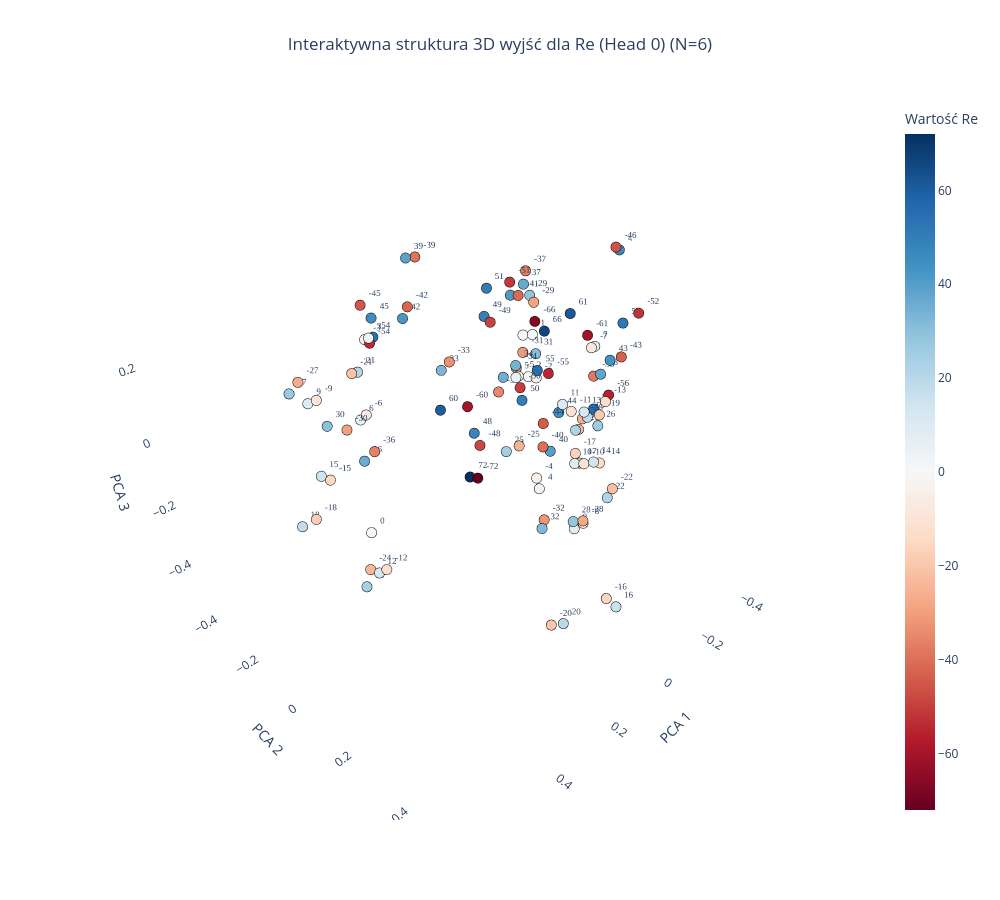
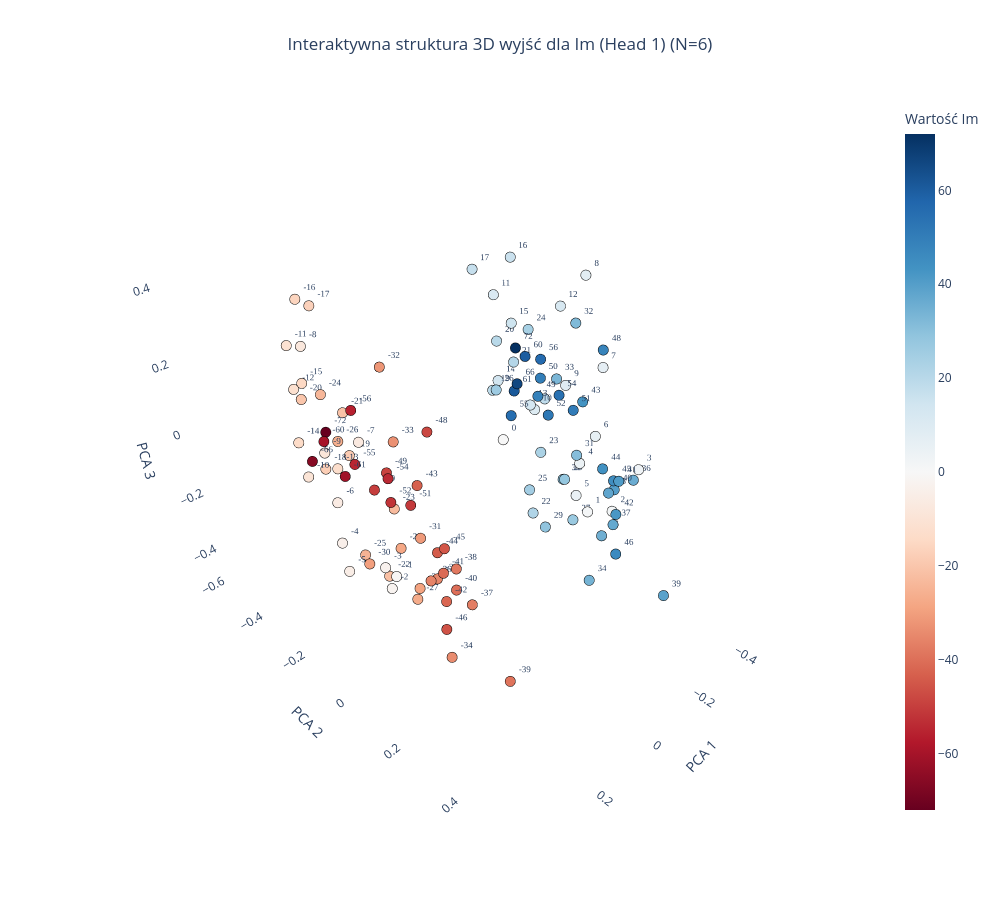

The notebook cell these images were saved under, in order:
### Code cell
plot_output_head_plotly_3d(model, N=N, head_idx=0)

plot_output_head_plotly_3d(model, N=N, head_idx=1)

### Figure 1 — Plotly figure (JSON) as saved in the notebook; plotly's stock layout.template omitted (floating-point values rounded to 4 significant figures)
{"data": [{"hoverinfo": "text", "hovertext": ["Token ID: 0<br>Wartość algebraiczna: -72", "Token ID: 6<br>Wartość algebraiczna: -66", "Token ID: 11<br>Wartość algebraiczna: -61", "Token ID: 12<br>Wartość algebraiczna: -60", "Token ID: 16<br>Wartość algebraiczna: -56", "Token ID: 17<br>Wartość algebraiczna: -55", "Token ID: 18<br>Wartość algebraiczna: -54", "Token ID: 20<br>Wartość algebraiczna: -52", "Token ID: 21<br>Wartość algebraiczna: -51", "Token ID: 22<br>Wartość algebraiczna: -50", "Token ID: 23<br>Wartość algebraiczna: -49", "Token ID: 24<br>Wartość algebraiczna: -48", "Token ID: 26<br>Wartość algebraiczna: -46", "Token ID: 27<br>Wartość algebraiczna: -45", "Token ID: 28<br>Wartość algebraiczna: -44", "Token ID: 29<br>Wartość algebraiczna: -43", "Token ID: 30<br>Wartość algebraiczna: -42", "Token ID: 31<br>Wartość algebraiczna: -41", "Token ID: 32<br>Wartość algebraiczna: -40", "Token ID: 33<br>Wartość algebraiczna: -39", "Token ID: 34<br>Wartość algebraiczna: -38", "Token ID: 35<br>Wartość algebraiczna: -37", "Token ID: 36<br>Wartość algebraiczna: -36", "Token ID: 37<br>Wartość algebraiczna: -35", "Token ID: 38<br>Wartość algebraiczna: -34", "Token ID: 39<br>Wartość algebraiczna: -33", "Token ID: 40<br>Wartość algebraiczna: -32", "Token ID: 41<br>Wartość algebraiczna: -31", "Token ID: 42<br>Wartość algebraiczna: -30", "Token ID: 43<br>Wartość algebraiczna: -29", "Token ID: 44<br>Wartość algebraiczna: -28", "Token ID: 45<br>Wartość algebraiczna: -27", "Token ID: 46<br>Wartość algebraiczna: -26", "Token ID: 47<br>Wartość algebraiczna: -25", "Token ID: 48<br>Wartość algebraiczna: -24", "Token ID: 49<br>Wartość algebraiczna: -23", "Token ID: 50<br>Wartość algebraiczna: -22", "Token ID: 51<br>Wartość algebraiczna: -21", "Token ID: 52<br>Wartość algebraiczna: -20", "Token ID: 53<br>Wartość algebraiczna: -19", "Token ID: 54<br>Wartość algebraiczna: -18", "Token ID: 55<br>Wartość algebraiczna: -17", "Token ID: 56<br>Wartość algebraiczna: -16", "Token ID: 57<br>Wartość algebraiczna: -15", "Token ID: 58<br>Wartość algebraiczna: -14", "Token ID: 59<br>Wartość algebraiczna: -13", "Token ID: 60<br>Wartość algebraiczna: -12", "Token ID: 61<br>Wartość algebraiczna: -11", "Token ID: 62<br>Wartość algebraiczna: -10", "Token ID: 63<br>Wartość algebraiczna: -9", "Token ID: 64<br>Wartość algebraiczna: -8", "Token ID: 65<br>Wartość algebraiczna: -7", "Token ID: 66<br>Wartość algebraiczna: -6", "Token ID: 67<br>Wartość algebraiczna: -5", "Token ID: 68<br>Wartość algebraiczna: -4", "Token ID: 69<br>Wartość algebraiczna: -3", "Token ID: 70<br>Wartość algebraiczna: -2", "Token ID: 71<br>Wartość algebraiczna: -1", "Token ID: 72<br>Wartość algebraiczna: 0", "Token ID: 73<br>Wartość algebraiczna: 1", "Token ID: 74<br>Wartość algebraiczna: 2", "Token ID: 75<br>Wartość algebraiczna: 3", "Token ID: 76<br>Wartość algebraiczna: 4", "Token ID: 77<br>Wartość algebraiczna: 5", "Token ID: 78<br>Wartość algebraiczna: 6", "Token ID: 79<br>Wartość algebraiczna: 7", "Token ID: 80<br>Wartość algebraiczna: 8", "Token ID: 81<br>Wartość algebraiczna: 9", "Token ID: 82<br>Wartość algebraiczna: 10", "Token ID: 83<br>Wartość algebraiczna: 11", "Token ID: 84<br>Wartość algebraiczna: 12", "Token ID: 85<br>Wartość algebraiczna: 13", "Token ID: 86<br>Wartość algebraiczna: 14", "Token ID: 87<br>Wartość algebraiczna: 15", "Token ID: 88<br>Wartość algebraiczna: 16", "Token ID: 89<br>Wartość algebraiczna: 17", "Token ID: 90<br>Wartość algebraiczna: 18", "Token ID: 91<br>Wartość algebraiczna: 19", "Token ID: 92<br>Wartość algebraiczna: 20", "Token ID: 93<br>Wartość algebraiczna: 21", "Token ID: 94<br>Wartość algebraiczna: 22", "Token ID: 95<br>Wartość algebraiczna: 23", "Token ID: 96<br>Wartość algebraiczna: 24", "Token ID: 97<br>Wartość algebraiczna: 25", "Token ID: 98<br>Wartość algebraiczna: 26", "Token ID: 99<br>Wartość algebraiczna: 27", "Token ID: 100<br>Wartość algebraiczna: 28", "Token ID: 101<br>Wartość algebraiczna: 29", "Token ID: 102<br>Wartość algebraiczna: 30", "Token ID: 103<br>Wartość algebraiczna: 31", "Token ID: 104<br>Wartość algebraiczna: 32", "Token ID: 105<br>Wartość algebraiczna: 33", "Token ID: 106<br>Wartość algebraiczna: 34", "Token ID: 107<br>Wartość algebraiczna: 35", "Token ID: 108<br>Wartość algebraiczna: 36", "Token ID: 109<br>Wartość algebraiczna: 37", "Token ID: 110<br>Wartość algebraiczna: 38", "Token ID: 111<br>Wartość algebraiczna: 39", "Token ID: 112<br>Wartość algebraiczna: 40", "Token ID: 113<br>Wartość algebraiczna: 41", "Token ID: 114<br>Wartość algebraiczna: 42", "Token ID: 115<br>Wartość algebraiczna: 43", "Token ID: 116<br>Wartość algebraiczna: 44", "Token ID: 117<br>Wartość algebraiczna: 45", "Token ID: 118<br>Wartość algebraiczna: 46", "Token ID: 120<br>Wartość algebraiczna: 48", "Token ID: 121<br>Wartość algebraiczna: 49", "Token ID: 122<br>Wartość algebraiczna: 50", "Token ID: 123<br>Wartość algebraiczna: 51", "Token ID: 124<br>Wartość algebraiczna: 52", "Token ID: 126<br>Wartość algebraiczna: 54", "Token ID: 127<br>Wartość algebraiczna: 55", "Token ID: 128<br>Wartość algebraiczna: 56", "Token ID: 132<br>Wartość algebraiczna: 60", "Token ID: 133<br>Wartość algebraiczna: 61", "Token ID: 138<br>Wartość algebraiczna: 66", "Token ID: 144<br>Wartość algebraiczna: 72"], "marker": {"color": [-72, -66, -61, -60, -56, -55, -54, -52, -51, -50, -49, -48, -46, -45, -44, -43, -42, -41, -40, -39, -38, -37, -36, -35, -34, -33, -32, -31, -30, -29, -28, -27, -26, -25, -24, -23, -22, -21, -20, -19, -18, -17, -16, -15, -14, -13, -12, -11, -10, -9, -8, -7, -6, -5, -4, -3, -2, -1, 0, 1, 2, 3, 4, 5, 6, 7, 8, 9, 10, 11, 12, 13, 14, 15, 16, 17, 18, 19, 20, 21, 22, 23, 24, 25, 26, 27, 28, 29, 30, 31, 32, 33, 34, 35, 36, 37, 38, 39, 40, 41, 42, 43, 44, 45, 46, 48, 49, 50, 51, 52, 54, 55, 56, 60, 61, 66, 72], "colorbar": {"title": {"text": "Wartość Re"}}, "colorscale": [[0, "rgb(103,0,31)"], [0.1, "rgb(178,24,43)"], [0.2, "rgb(214,96,77)"], [0.3, "rgb(244,165,130)"], [0.4, "rgb(253,219,199)"], [0.5, "rgb(247,247,247)"], [0.6, "rgb(209,229,240)"], [0.7, "rgb(146,197,222)"], [0.8, "rgb(67,147,195)"], [0.9, "rgb(33,102,172)"], [1, "rgb(5,48,97)"]], "line": {"color": "Black", "width": 1}, "showscale": true, "size": 6}, "mode": "markers+text", "text": ["-72", "-66", "-61", "-60", "-56", "-55", "-54", "-52", "-51", "-50", "-49", "-48", "-46", "-45", "-44", "-43", "-42", "-41", "-40", "-39", "-38", "-37", "-36", "-35", "-34", "-33", "-32", "-31", "-30", "-29", "-28", "-27", "-26", "-25", "-24", "-23", "-22", "-21", "-20", "-19", "-18", "-17", "-16", "-15", "-14", "-13", "-12", "-11", "-10", "-9", "-8", "-7", "-6", "-5", "-4", "-3", "-2", "-1", "0", "1", "2", "3", "4", "5", "6", "7", "8", "9", "10", "11", "12", "13", "14", "15", "16", "17", "18", "19", "20", "21", "22", "23", "24", "25", "26", "27", "28", "29", "30", "31", "32", "33", "34", "35", "36", "37", "38", "39", "40", "41", "42", "43", "44", "45", "46", "48", "49", "50", "51", "52", "54", "55", "56", "60", "61", "66", "72"], "textfont": {"family": "Arial Black", "size": 9}, "textposition": "top right", "type": "scatter3d", "x": [0.006444, -0.1754, -0.2287, -0.04018, -0.3818, -0.1141, 0.1211, -0.398, -0.2272, -0.0886, -0.04923, -0.2348, -0.4003, 0.07536, -0.268, -0.3754, -0.01457, -0.2732, -0.2726, -0.09401, -0.3532, -0.2751, 0.1256, -0.0442, 0.01843, 0.005248, -0.2246, -0.09231, 0.3908, -0.006468, -0.04382, 0.4639, -0.0236, 0.1997, 0.3422, 0.05134, 0.2143, 0.3568, 0.222, 0.04495, 0.6084, 0.0904, -0.03031, 0.535, 0.129, 0.08724, 0.3406, 0.0009366, 0.118, 0.4163, -0.2342, -0.1983, 0.2444, 0.05705, -0.1, 0.1119, -0.146, -0.1631, 0.1968, -0.1603, -0.1338, 0.1191, -0.09435, 0.06265, 0.2591, -0.215, -0.2227, 0.4256, 0.1267, 0.005307, 0.3576, 0.1158, 0.1382, 0.5424, -0.04571, 0.1051, 0.6276, 0.06868, 0.1768, 0.3428, 0.2252, 0.0739, 0.3672, 0.2222, -0.02878, 0.4875, -0.03474, -0.01261, 0.421, -0.1169, -0.2031, 0.02496, 0.02505, -0.07235, 0.1458, -0.2638, -0.362, -0.07303, -0.3062, -0.2748, 0.0006615, -0.3489, -0.3367, 0.04709, -0.4218, -0.2341, -0.05595, -0.1345, -0.189, -0.3932, 0.1006, -0.1191, -0.3527, -0.0159, -0.2164, -0.1769, -0.002057], "y": [-0.07047, -0.04372, 0.08853, -0.1567, 0.06294, 0.06208, -0.3597, 0.1209, -0.1832, -0.009792, -0.08187, -0.3031, 0.02715, -0.4487, -0.07609, 0.09661, -0.3595, -0.1933, -0.0764, -0.4122, 0.02654, -0.1707, -0.3719, -0.04437, 0.07249, -0.1769, -0.01687, -0.007597, -0.1146, 0.09737, 0.2609, -0.1787, 0.2478, 0.2516, -0.143, 0.2963, 0.5147, -0.1218, 0.3913, 0.3451, 0.0552, 0.3223, 0.3676, 0.01356, 0.4176, 0.3876, -0.07314, 0.2326, 0.3687, -0.1879, 0.1224, 0.1266, -0.2344, 0.1143, 0.05121, -0.3927, -0.005532, -0.07236, -0.3246, -0.03715, -0.02263, -0.3652, 0.0675, 0.1121, -0.24, 0.1241, 0.1007, -0.2108, 0.3504, 0.2091, -0.08339, 0.3564, 0.4087, -0.008648, 0.3902, 0.3473, 0.02822, 0.3308, 0.3917, -0.1184, 0.5125, 0.3054, -0.1323, 0.2346, 0.2906, -0.1836, 0.2369, 0.07896, -0.1488, 0.01435, -0.005505, -0.1873, 0.07597, -0.05517, -0.3969, -0.1667, 0.04319, -0.4264, -0.07531, -0.2241, -0.3641, 0.07976, -0.07626, -0.4422, 0.02317, -0.3278, -0.1101, -0.04261, -0.2327, 0.07806, -0.3701, 0.0202, 0.03647, -0.2404, 0.03791, -0.01147, -0.1097], "z": [-0.2591, 0.1625, 0.1511, -0.08608, -0.1011, 0.07564, 0.09236, 0.1662, 0.2117, 0.015, 0.191, -0.3786, 0.3197, 0.1568, -0.2078, 0.03603, 0.1517, 0.1549, -0.2929, 0.2548, -0.04285, 0.2332, -0.2598, 0.006233, 0.148, 0.06225, -0.5098, 0.1177, 0.05723, 0.3182, -0.2487, 0.1884, 0.0645, 0.09726, -0.4283, 0.09208, 0.1288, 0.1907, -0.3363, 0.1496, 0.01341, 0.05803, -0.4406, 0.05539, 0.09954, 0.2202, -0.384, 0.08922, 0.06736, 0.1171, -0.4474, 0.1413, -0.0204, 0.158, -0.2511, 0.08757, 0.02266, 0.1174, -0.4928, 0.1328, 0.02447, 0.1047, -0.276, 0.1561, -0.03142, 0.1382, -0.4745, 0.1022, 0.06292, 0.09997, -0.3915, 0.1934, 0.102, 0.05792, -0.4655, 0.05175, -0.01104, 0.1478, -0.3642, 0.1902, 0.1112, 0.1047, -0.4675, 0.08485, 0.06235, 0.1664, -0.2595, 0.3274, 0.06566, 0.1129, -0.5244, 0.04083, 0.1587, 0.03418, -0.2957, 0.1995, -0.03348, 0.2538, -0.3242, 0.1454, 0.1209, 0.02962, -0.2008, 0.1113, 0.3049, -0.3437, 0.1949, -0.05728, 0.1906, 0.1242, 0.09903, 0.06582, -0.1463, -0.1235, 0.1985, 0.1457, -0.2802]}], "layout": {"height": 900, "scene": {"xaxis": {"backgroundcolor": "white", "gridcolor": "rgba(200,200,200,0.2)", "title": {"text": "PCA 1"}}, "yaxis": {"backgroundcolor": "white", "gridcolor": "rgba(200,200,200,0.2)", "title": {"text": "PCA 2"}}, "zaxis": {"backgroundcolor": "white", "gridcolor": "rgba(200,200,200,0.2)", "title": {"text": "PCA 3"}}}, "showlegend": false, "title": {"text": "Interaktywna struktura 3D wyjść dla Re (Head 0) (N=6)", "x": 0.5, "xanchor": "center"}, "width": 1000}}

### Figure 2 — Plotly figure (JSON) as saved in the notebook; plotly's stock layout.template omitted (floating-point values rounded to 4 significant figures)
{"data": [{"hoverinfo": "text", "hovertext": ["Token ID: 0<br>Wartość algebraiczna: -72", "Token ID: 6<br>Wartość algebraiczna: -66", "Token ID: 11<br>Wartość algebraiczna: -61", "Token ID: 12<br>Wartość algebraiczna: -60", "Token ID: 16<br>Wartość algebraiczna: -56", "Token ID: 17<br>Wartość algebraiczna: -55", "Token ID: 18<br>Wartość algebraiczna: -54", "Token ID: 20<br>Wartość algebraiczna: -52", "Token ID: 21<br>Wartość algebraiczna: -51", "Token ID: 22<br>Wartość algebraiczna: -50", "Token ID: 23<br>Wartość algebraiczna: -49", "Token ID: 24<br>Wartość algebraiczna: -48", "Token ID: 26<br>Wartość algebraiczna: -46", "Token ID: 27<br>Wartość algebraiczna: -45", "Token ID: 28<br>Wartość algebraiczna: -44", "Token ID: 29<br>Wartość algebraiczna: -43", "Token ID: 30<br>Wartość algebraiczna: -42", "Token ID: 31<br>Wartość algebraiczna: -41", "Token ID: 32<br>Wartość algebraiczna: -40", "Token ID: 33<br>Wartość algebraiczna: -39", "Token ID: 34<br>Wartość algebraiczna: -38", "Token ID: 35<br>Wartość algebraiczna: -37", "Token ID: 36<br>Wartość algebraiczna: -36", "Token ID: 37<br>Wartość algebraiczna: -35", "Token ID: 38<br>Wartość algebraiczna: -34", "Token ID: 39<br>Wartość algebraiczna: -33", "Token ID: 40<br>Wartość algebraiczna: -32", "Token ID: 41<br>Wartość algebraiczna: -31", "Token ID: 42<br>Wartość algebraiczna: -30", "Token ID: 43<br>Wartość algebraiczna: -29", "Token ID: 44<br>Wartość algebraiczna: -28", "Token ID: 45<br>Wartość algebraiczna: -27", "Token ID: 46<br>Wartość algebraiczna: -26", "Token ID: 47<br>Wartość algebraiczna: -25", "Token ID: 48<br>Wartość algebraiczna: -24", "Token ID: 49<br>Wartość algebraiczna: -23", "Token ID: 50<br>Wartość algebraiczna: -22", "Token ID: 51<br>Wartość algebraiczna: -21", "Token ID: 52<br>Wartość algebraiczna: -20", "Token ID: 53<br>Wartość algebraiczna: -19", "Token ID: 54<br>Wartość algebraiczna: -18", "Token ID: 55<br>Wartość algebraiczna: -17", "Token ID: 56<br>Wartość algebraiczna: -16", "Token ID: 57<br>Wartość algebraiczna: -15", "Token ID: 58<br>Wartość algebraiczna: -14", "Token ID: 59<br>Wartość algebraiczna: -13", "Token ID: 60<br>Wartość algebraiczna: -12", "Token ID: 61<br>Wartość algebraiczna: -11", "Token ID: 62<br>Wartość algebraiczna: -10", "Token ID: 63<br>Wartość algebraiczna: -9", "Token ID: 64<br>Wartość algebraiczna: -8", "Token ID: 65<br>Wartość algebraiczna: -7", "Token ID: 66<br>Wartość algebraiczna: -6", "Token ID: 67<br>Wartość algebraiczna: -5", "Token ID: 68<br>Wartość algebraiczna: -4", "Token ID: 69<br>Wartość algebraiczna: -3", "Token ID: 70<br>Wartość algebraiczna: -2", "Token ID: 71<br>Wartość algebraiczna: -1", "Token ID: 72<br>Wartość algebraiczna: 0", "Token ID: 73<br>Wartość algebraiczna: 1", "Token ID: 74<br>Wartość algebraiczna: 2", "Token ID: 75<br>Wartość algebraiczna: 3", "Token ID: 76<br>Wartość algebraiczna: 4", "Token ID: 77<br>Wartość algebraiczna: 5", "Token ID: 78<br>Wartość algebraiczna: 6", "Token ID: 79<br>Wartość algebraiczna: 7", "Token ID: 80<br>Wartość algebraiczna: 8", "Token ID: 81<br>Wartość algebraiczna: 9", "Token ID: 82<br>Wartość algebraiczna: 10", "Token ID: 83<br>Wartość algebraiczna: 11", "Token ID: 84<br>Wartość algebraiczna: 12", "Token ID: 85<br>Wartość algebraiczna: 13", "Token ID: 86<br>Wartość algebraiczna: 14", "Token ID: 87<br>Wartość algebraiczna: 15", "Token ID: 88<br>Wartość algebraiczna: 16", "Token ID: 89<br>Wartość algebraiczna: 17", "Token ID: 90<br>Wartość algebraiczna: 18", "Token ID: 91<br>Wartość algebraiczna: 19", "Token ID: 92<br>Wartość algebraiczna: 20", "Token ID: 93<br>Wartość algebraiczna: 21", "Token ID: 94<br>Wartość algebraiczna: 22", "Token ID: 95<br>Wartość algebraiczna: 23", "Token ID: 96<br>Wartość algebraiczna: 24", "Token ID: 97<br>Wartość algebraiczna: 25", "Token ID: 98<br>Wartość algebraiczna: 26", "Token ID: 99<br>Wartość algebraiczna: 27", "Token ID: 100<br>Wartość algebraiczna: 28", "Token ID: 101<br>Wartość algebraiczna: 29", "Token ID: 102<br>Wartość algebraiczna: 30", "Token ID: 103<br>Wartość algebraiczna: 31", "Token ID: 104<br>Wartość algebraiczna: 32", "Token ID: 105<br>Wartość algebraiczna: 33", "Token ID: 106<br>Wartość algebraiczna: 34", "Token ID: 107<br>Wartość algebraiczna: 35", "Token ID: 108<br>Wartość algebraiczna: 36", "Token ID: 109<br>Wartość algebraiczna: 37", "Token ID: 110<br>Wartość algebraiczna: 38", "Token ID: 111<br>Wartość algebraiczna: 39", "Token ID: 112<br>Wartość algebraiczna: 40", "Token ID: 113<br>Wartość algebraiczna: 41", "Token ID: 114<br>Wartość algebraiczna: 42", "Token ID: 115<br>Wartość algebraiczna: 43", "Token ID: 116<br>Wartość algebraiczna: 44", "Token ID: 117<br>Wartość algebraiczna: 45", "Token ID: 118<br>Wartość algebraiczna: 46", "Token ID: 120<br>Wartość algebraiczna: 48", "Token ID: 121<br>Wartość algebraiczna: 49", "Token ID: 122<br>Wartość algebraiczna: 50", "Token ID: 123<br>Wartość algebraiczna: 51", "Token ID: 124<br>Wartość algebraiczna: 52", "Token ID: 126<br>Wartość algebraiczna: 54", "Token ID: 127<br>Wartość algebraiczna: 55", "Token ID: 128<br>Wartość algebraiczna: 56", "Token ID: 132<br>Wartość algebraiczna: 60", "Token ID: 133<br>Wartość algebraiczna: 61", "Token ID: 138<br>Wartość algebraiczna: 66", "Token ID: 144<br>Wartość algebraiczna: 72"], "marker": {"color": [-72, -66, -61, -60, -56, -55, -54, -52, -51, -50, -49, -48, -46, -45, -44, -43, -42, -41, -40, -39, -38, -37, -36, -35, -34, -33, -32, -31, -30, -29, -28, -27, -26, -25, -24, -23, -22, -21, -20, -19, -18, -17, -16, -15, -14, -13, -12, -11, -10, -9, -8, -7, -6, -5, -4, -3, -2, -1, 0, 1, 2, 3, 4, 5, 6, 7, 8, 9, 10, 11, 12, 13, 14, 15, 16, 17, 18, 19, 20, 21, 22, 23, 24, 25, 26, 27, 28, 29, 30, 31, 32, 33, 34, 35, 36, 37, 38, 39, 40, 41, 42, 43, 44, 45, 46, 48, 49, 50, 51, 52, 54, 55, 56, 60, 61, 66, 72], "colorbar": {"title": {"text": "Wartość Im"}}, "colorscale": [[0, "rgb(103,0,31)"], [0.1, "rgb(178,24,43)"], [0.2, "rgb(214,96,77)"], [0.3, "rgb(244,165,130)"], [0.4, "rgb(253,219,199)"], [0.5, "rgb(247,247,247)"], [0.6, "rgb(209,229,240)"], [0.7, "rgb(146,197,222)"], [0.8, "rgb(67,147,195)"], [0.9, "rgb(33,102,172)"], [1, "rgb(5,48,97)"]], "line": {"color": "Black", "width": 1}, "showscale": true, "size": 6}, "mode": "markers+text", "text": ["-72", "-66", "-61", "-60", "-56", "-55", "-54", "-52", "-51", "-50", "-49", "-48", "-46", "-45", "-44", "-43", "-42", "-41", "-40", "-39", "-38", "-37", "-36", "-35", "-34", "-33", "-32", "-31", "-30", "-29", "-28", "-27", "-26", "-25", "-24", "-23", "-22", "-21", "-20", "-19", "-18", "-17", "-16", "-15", "-14", "-13", "-12", "-11", "-10", "-9", "-8", "-7", "-6", "-5", "-4", "-3", "-2", "-1", "0", "1", "2", "3", "4", "5", "6", "7", "8", "9", "10", "11", "12", "13", "14", "15", "16", "17", "18", "19", "20", "21", "22", "23", "24", "25", "26", "27", "28", "29", "30", "31", "32", "33", "34", "35", "36", "37", "38", "39", "40", "41", "42", "43", "44", "45", "46", "48", "49", "50", "51", "52", "54", "55", "56", "60", "61", "66", "72"], "textfont": {"family": "Arial Black", "size": 9}, "textposition": "top right", "type": "scatter3d", "x": [0.3195, 0.3716, 0.3155, 0.3598, 0.3135, 0.2698, 0.2923, 0.3329, 0.3427, 0.2691, 0.254, 0.312, 0.3757, 0.2938, 0.2934, 0.2829, 0.3121, 0.3173, 0.2639, 0.2944, 0.2665, 0.2816, 0.3012, 0.2203, 0.2199, 0.1812, 0.2244, 0.2322, 0.1867, 0.1677, 0.1646, 0.1134, 0.1075, 0.1439, 0.1462, 0.1064, 0.08968, 0.1196, 0.1175, 0.06978, 0.1577, 0.07211, 0.164, 0.1409, 0.13, 0.184, 0.2412, 0.1549, 0.2387, 0.2624, 0.3626, 0.3337, 0.2999, 0.3028, 0.3242, 0.3779, 0.3475, 0.2934, 0.0358, -0.1956, -0.2083, -0.2401, -0.2962, -0.3319, -0.3527, -0.2312, -0.2798, -0.3684, -0.3935, -0.3864, -0.4302, -0.363, -0.4482, -0.4303, -0.399, -0.3612, -0.4694, -0.3717, -0.4426, -0.358, -0.3618, -0.3167, -0.4316, -0.3587, -0.3583, -0.3591, -0.3134, -0.2326, -0.3757, -0.2146, -0.2201, -0.2635, -0.1957, -0.1984, -0.2245, -0.09607, -0.1052, -0.07275, -0.1397, -0.09915, -0.1359, -0.1256, -0.08738, -0.09574, -0.01479, -0.08965, -0.1345, -0.1723, -0.06744, -0.05449, -0.1218, -0.1231, -0.09055, -0.1294, -0.1126, -0.09248, -0.127], "y": [-0.1296, -0.1168, -0.07885, -0.07944, -0.03472, -0.102, 0.04782, 0.1043, 0.1815, -0.03613, -0.006182, 0.2052, 0.3156, 0.2248, 0.2016, 0.133, 0.2468, 0.2455, 0.2272, 0.4225, 0.2307, 0.2951, 0.1858, 0.115, 0.1586, -0.06683, -0.04153, 0.07504, -0.1982, -0.01459, -0.08578, -0.09206, -0.4025, -0.2746, -0.3999, -0.1771, -0.2429, -0.3479, -0.5417, -0.4098, -0.4002, -0.5168, -0.4325, -0.4906, -0.5665, -0.3026, -0.3686, -0.5171, -0.3604, -0.2329, -0.1176, 0.01041, -0.1451, -0.1242, -0.1086, 0.1271, 0.1048, 0.05413, 0.1464, 0.2279, 0.2929, 0.3333, 0.1152, 0.08477, 0.1168, 0.2084, 0.1013, -0.00692, -0.1342, -0.297, -0.09118, -0.1248, -0.3333, -0.2677, -0.2479, -0.3552, -0.1623, -0.2816, -0.3361, -0.1886, -0.09543, -0.03876, -0.2038, -0.1106, -0.2547, 0.05983, 0.05476, 0.0623, 0.0005226, 0.1648, 0.1284, 0.04608, 0.2536, 0.2763, 0.3325, 0.3753, 0.3473, 0.5459, 0.3384, 0.3754, 0.3533, 0.2377, 0.3369, 0.3635, 0.4455, 0.3071, 0.09721, 0.07016, 0.2578, 0.1985, 0.1717, 0.02294, 0.1379, 0.05668, 0.04038, 0.06742, 0.02754], "z": [0.1641, 0.1169, 0.06605, 0.1822, 0.2604, 0.06467, 0.1138, 0.1024, 0.1432, 0.02546, 0.08188, 0.3172, -0.08904, 0.0242, -0.001628, 0.1356, -0.1016, -0.0165, -0.1135, -0.2279, -0.0469, -0.09884, -0.0887, -0.1829, -0.419, 0.1019, 0.3265, -0.07418, -0.357, -0.3367, -0.2457, -0.4663, -0.09236, -0.3994, 0.07325, -0.2003, -0.4947, 0.02933, -0.01469, -0.1616, -0.1582, 0.2594, 0.3352, 0.06719, -0.1645, -0.09399, 0.1418, 0.1748, -0.1222, 0.0288, 0.399, 0.2108, -0.05469, -0.2607, -0.1447, -0.03808, -0.1351, -0.1672, 0.1403, -0.152, -0.1206, 0.01135, -0.1082, -0.2514, -0.04778, 0.2443, 0.4246, 0.0507, -0.0931, 0.2134, 0.2331, -0.06012, -0.1009, 0.1215, 0.3336, 0.2786, -0.1016, -0.08113, 0.03488, 0.05482, -0.4334, -0.1579, 0.1238, -0.3512, -0.06327, -0.3692, -0.2013, -0.3206, -0.2625, -0.01695, 0.3336, 0.1347, -0.3711, -0.204, -0.0119, -0.05013, 0.02164, -0.1425, 0.007858, 0.07331, -0.05505, 0.2095, 0.09374, 0.07008, -0.04553, 0.3802, 0.1606, 0.1838, 0.2217, 0.1886, 0.2003, 0.07784, 0.293, 0.2541, 0.1604, 0.1998, 0.2663]}], "layout": {"height": 900, "scene": {"xaxis": {"backgroundcolor": "white", "gridcolor": "rgba(200,200,200,0.2)", "title": {"text": "PCA 1"}}, "yaxis": {"backgroundcolor": "white", "gridcolor": "rgba(200,200,200,0.2)", "title": {"text": "PCA 2"}}, "zaxis": {"backgroundcolor": "white", "gridcolor": "rgba(200,200,200,0.2)", "title": {"text": "PCA 3"}}}, "showlegend": false, "title": {"text": "Interaktywna struktura 3D wyjść dla Im (Head 1) (N=6)", "x": 0.5, "xanchor": "center"}, "width": 1000}}
